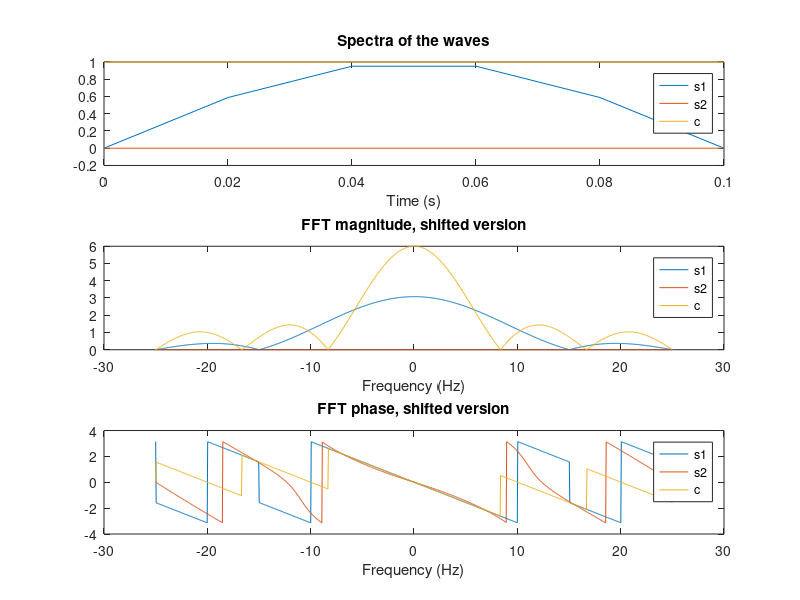

Write MATLAB code to recreate this figure.
%% Excercise 07-10-'20

f1 = 5; % Frequency 1 in 5 Hz
f2 = 50; % Frequency 2 in 50 Hz

%Sampling frequence has to conform to Nyquist theorem, so min of 2*20 =40.
Fs = 50; 
T_max = 0.1; 
nfft = 1024;
% Consider the following signals:
t = 0:1/Fs:T_max;

s1 = sin(2*pi*t*f1); % 5 Hz sine wave
s2 = sin(2*pi*t*f2); % 50 Hz sine wave
c = cos(2*pi*t*f2); % 5 Hz sine wave

% % And their combinations:
% x1 = s1*0.8+s2*0.2;
% x2 = s1*0.8+c1*0.2;
% x3 = [s1,s2];

%plotting spectra of the waves
subplot(3,1,1)
plot(t,s1,t,s2,t,c)
xlabel('Time (s)')
title('Spectra of the waves')
legend('s1', 's2','c')

%plotting FFT magnitude spectra
f=linspace(-Fs/2,Fs/2,nfft);
S1=fft(s1,nfft);
S2=fft(s2,nfft);
C=fft(c,nfft);
subplot(3,1,2)
plot(f,abs(fftshift(S1)),f,abs(fftshift(S2)),f,abs(fftshift(C)))
xlabel('Frequency (Hz)')
title('FFT magnitude, shifted version')
legend('s1','s2','c')

%plotting FFT phase spectra
subplot(3,1,3)
plot(f,angle(fftshift(S1)),f,angle(fftshift(S2)),f,angle(fftshift(C)))
xlabel('Frequency (Hz)')
title('FFT phase, shifted version')
legend('s1','s2','c')

%% Results

%Spectra of the waves: s1 has a sine shape, whilst s2 and c are straight
% lines. 
%FFT magnitude: s1 has a magnitude at 0, s2 is a horizontal line at 0, c
% has a magnitude at 0.
%Phase: 
% Fs = 50; 
% T_max = 0.1; 
% nfft = 1024;
